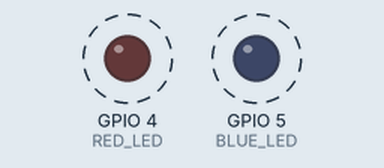
Bench run of a program on a simulated ESP32-S3. Parts: output pins drawn as LEDs (lit = HIGH). Dashed ring = blinking.

Above: at 0.05 s.
Timing chart, 0 to 3.0 s (numbered marks = the images above):
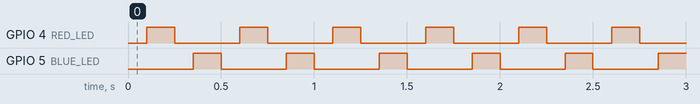

The program:

main.cpp
```cpp
#include <Arduino.h>
#define RED_LED  4
#define BLUE_LED 5

#define FLASH_ON_MS  150
#define FLASH_OFF_MS 100

static bool     redTurn   = true;
static bool     ledOn     = false;
static uint32_t startTime = 0;

void setup() {
  pinMode(RED_LED,  OUTPUT);
  pinMode(BLUE_LED, OUTPUT);
  digitalWrite(RED_LED,  LOW);
  digitalWrite(BLUE_LED, LOW);
  startTime = millis();
}

void loop() {
  uint32_t timeout = ledOn ? FLASH_ON_MS : FLASH_OFF_MS;

  if (millis() - startTime < timeout) return;

  startTime += timeout;

  if (ledOn) {
    digitalWrite(redTurn ? RED_LED : BLUE_LED, LOW);
    redTurn = !redTurn;
    ledOn   = false;
  } else {
    digitalWrite(redTurn ? RED_LED : BLUE_LED, HIGH);
    ledOn = true;
  }
}
```

Measured:
- by itself, GPIO 4 (RED_LED), GPIO 5 (BLUE_LED): alternates HIGH for 0.15 s and LOW for 0.35 s
